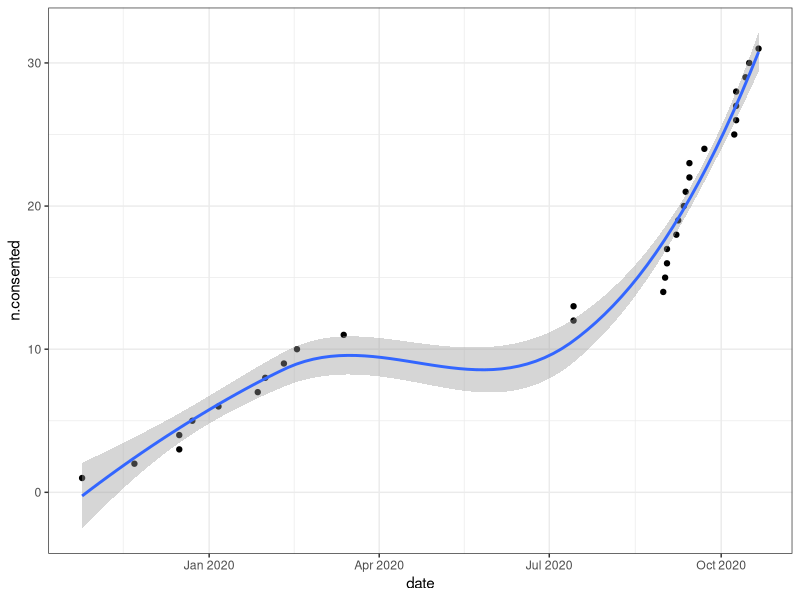

This figure's R source: (Note: this script raises an error after producing the figure.)
## ---- chunk 1
knitr::opts_chunk$set(echo = TRUE)

library(readxl)
library(tidyverse)
library(broom)
## ---- chunk 2
# Read in data table (Created by Amna, updated 2020-10-22)
x <- read_xlsx("../data/raw/BeWell-studyid_consentdate.xlsx")

## ---- chunk 3
xm <- 
  x %>%
  drop_na() %>%
  rename(date = "Consent Date") %>%
  arrange(date) %>%
  mutate(date = as.Date(date)) %>%
  mutate(n.consented = seq(from = 1, to = nrow(.))) %>%
  mutate(date.num = as.numeric(date)) %>%
  mutate(origin = "data")

head(xm)
## ---- chunk 4

xm %>%
  ggplot(aes(x = date, y = n.consented)) +
  geom_point() +
  stat_smooth() +
  theme_bw()
## ---- chunk 5
xm.lo <- loess(formula = n.consented ~ as.numeric(date),
               data = xm,
               control = loess.control(surface = "direct"))

new.data <- data.frame(date = as.numeric(seq.Date(from = Sys.Date(),
                                                  to = as.Date("2021-01-01"), 
                                                  by = "days")
                                         )
                       )
                             
pred <- predict(object = xm.lo, 
                newdata = new.data,
                se = TRUE)

model.out <- data.frame(n.consented = pred$fit,
                        se.fit = pred$se.fit,
                        date = as.Date(new.data$date, 
                                       origin = as.Date("1970-01-01")),
                        origin = "prediction")

head(model.out)
## ---- chunk 6
model.out %>%
  ggplot(aes(x = date, y = n.consented)) +
  geom_point() +
  theme_bw()
## ---- chunk 7
dm <- 
  xm %>%
  bind_rows(model.out)

head(dm)
## ---- chunk 8
dm %>%
  ggplot(aes(x = date, y = n.consented)) +
  geom_point(aes(color = origin)) +
  stat_smooth() +
  theme_bw() +
  geom_hline(yintercept = 42, linetype = "dotted", color = "red") +
  geom_vline(xintercept = dm$date[min(grep("^42.", dm$n.consented))],
             linetype = "dotted",
             color = "red") +
  geom_text(x = as.Date("2020-10-10"),
            y = 5,
            label = paste0("Estimated full enrollment on\n", dm$date[min(grep("^42.", dm$n.consented))]))
## ---- chunk 9
dm$date[min(grep("^42.", dm$n.consented))] - Sys.Date()
## ---- chunk 10
dm$date[min(grep("^42.", dm$n.consented))] + lubridate::weeks(11)
